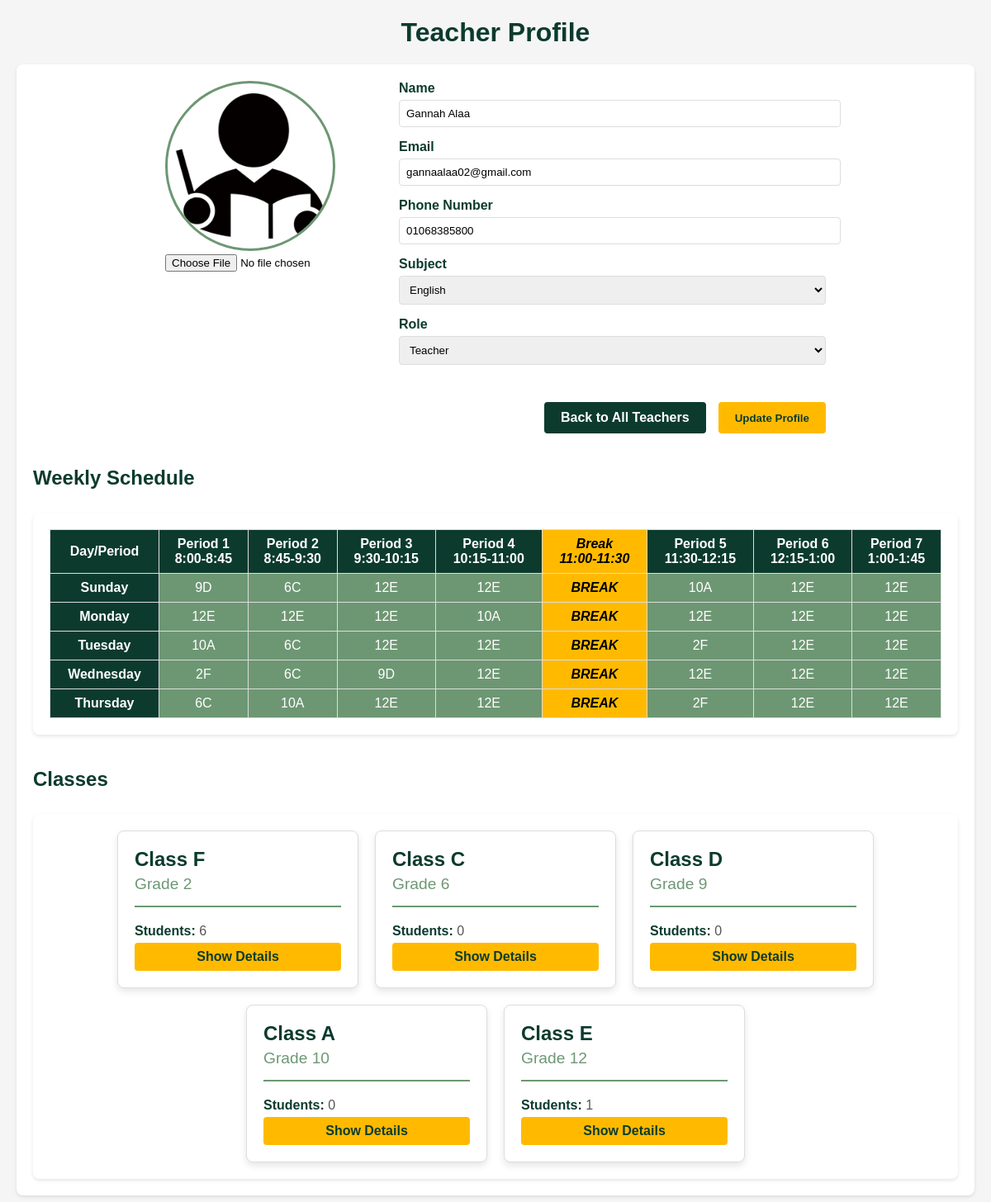
Screenshot of /Admin/TeacherProfile.php?id=1 (signed in) with the database file from the repository.
### tables this page shows
CREATE TABLE `teachers` (
  `TeacherID` int(11) NOT NULL,
  `TeacherName` varchar(255) NOT NULL,
  `TeacherEmail` varchar(255) NOT NULL,
  `TeacherPass` varchar(255) NOT NULL,
  `RoleId` int(11) NOT NULL,
  `TeacherNumber` varchar(255) NOT NULL,
  `TeacherPic` longtext NOT NULL DEFAULT 'teacherpp.png',
  `Subject` int(11) NOT NULL
);

CREATE TABLE `subjects` (
  `SubjectID` int(11) NOT NULL,
  `SubjectName` varchar(255) NOT NULL,
  `Ebooks` longtext DEFAULT NULL
);

CREATE TABLE `roles` (
  `RoleID` int(11) NOT NULL,
  `RoleTitle` varchar(255) NOT NULL
);

CREATE TABLE `class` (
  `ClassID` int(11) NOT NULL,
  `ClassName` varchar(255) NOT NULL
);

### Admin/TeacherProfile.php (the view, shortened to what this page needs)
<?php
include '../connection.php';
$teacherId = mysqli_real_escape_string($connect, $_GET['id']);
$currentAdminId = $_SESSION['AdminID'];
$currentAdminQuery = "SELECT RoleId FROM admins WHERE AdminID = '$currentAdminId'";
$currentAdminResult = mysqli_query($connect, $currentAdminQuery);
$currentAdmin = mysqli_fetch_assoc($currentAdminResult);
$isAdministrator = ($currentAdmin['RoleId'] == 1);
$query = "SELECT t.*, s.SubjectName, r.RoleTitle
          FROM teachers t
          LEFT JOIN subjects s ON t.Subject = s.SubjectID
          LEFT JOIN roles r ON t.RoleId = r.RoleID
          WHERE t.TeacherID = '$teacherId'";
$result = mysqli_query($connect, $query);
$teacher = mysqli_fetch_assoc($result);
$subjectsQuery = "SELECT * FROM subjects ORDER BY SubjectName";
$subjects = mysqli_query($connect, $subjectsQuery);
$rolesQuery = "SELECT * FROM roles WHERE RoleID IN (3, 4)";
$roles = mysqli_query($connect, $rolesQuery);
$scheduleQuery = "SELECT sd.Weekday, sd.PeriodNumber,
                 CONCAT(sch.grade, c.ClassName) AS GradeClass,
                 s.SubjectName
                 FROM s_details sd
                 JOIN schedule sch ON sd.ScheduleID = sch.ScheduleID
                 JOIN class c ON sch.ClassID = c.ClassID
                 JOIN subjects s ON sd.SubjectID = s.SubjectID
                 WHERE sd.TeacherID = '$teacherId'
                 ORDER BY FIELD(sd.Weekday, 'Sunday', 'Monday', 'Tuesday', 'Wednesday', 'Thursday'),
                 sd.PeriodNumber";
$scheduleResult = mysqli_query($connect, $scheduleQuery);
$scheduleData = [];
while ($row = mysqli_fetch_assoc($scheduleResult)) {
    $scheduleData[$row['Weekday']][$row['PeriodNumber']] = [
        'class' => $row['GradeClass'],
        'subject' => $row['SubjectName']
    ];
}
$classesQuery = "SELECT
                c.ClassID,
                c.ClassName,
                sch.grade,
                COUNT(DISTINCT st.StudentID) AS StudentCount
                FROM s_details sd
                JOIN schedule sch ON sd.ScheduleID = sch.ScheduleID
                JOIN class c ON sch.ClassID = c.ClassID
                LEFT JOIN students st ON st.Class = c.ClassID AND st.Grade = sch.grade
                WHERE sd.TeacherID = '$teacherId'
                GROUP BY c.ClassID, c.ClassName, sch.grade
                ORDER BY sch.grade, c.ClassName";
$classesResult = mysqli_query($connect, $classesQuery);
?>
<!DOCTYPE html>
<html lang="en"></html>
<head>
    <link rel="stylesheet" href="css/TeacherProfile.css">
</head>
<body>
    <div class="container">
        <h1>Teacher Profile</h1>
    </div>
    <div class="edit-section">
        <div class="edit-container">
            <form method="post" enctype="multipart/form-data">
                <div class="profile-section">
                    <div class="profile-image-section">
                        <img src="../Media/<?php echo htmlspecialchars($teacher['TeacherPic']); ?>"
                             alt="<?php echo htmlspecialchars($teacher['TeacherName']); ?>"
                             class="profile-image">
                        <?php if ($isAdministrator): ?>
                            <input type="file" name="image" accept="image/*">
                        <?php endif; ?>
                    </div>
                    <div class="profile-info">
                        <div class="info-group">
                            <label for="name">Name</label>
                            <input type="text" id="name" name="name"
                                   value="<?php echo htmlspecialchars($teacher['TeacherName']); ?>"
                                   <?php echo !$isAdministrator ? 'readonly' : ''; ?> required>
                        </div>
                        <div class="info-group">
                            <label for="email">Email</label>
                            <input type="email" id="email" name="email"
                                   value="<?php echo htmlspecialchars($teacher['TeacherEmail']); ?>"
                                   <?php echo !$isAdministrator ? 'readonly' : ''; ?> required>
                        </div>
                        <div class="info-group">
                            <label for="phone">Phone Number</label>
                            <input type="tel" id="phone" name="phone"
                                   value="<?php echo htmlspecialchars($teacher['TeacherNumber']); ?>"
                                   <?php echo !$isAdministrator ? 'readonly' : ''; ?> required>
                        </div>
                        <div class="info-group">
                            <label for="subject">Subject</label>
                            <?php if ($isAdministrator): ?>
                                <select name="subject" id="subject" required>
                                    <?php foreach($subjects as $subject): ?>
                                        <option value="<?php echo $subject['SubjectID']; ?>"
                                                <?php echo ($subject['SubjectID'] == $teacher['Subject']) ? 'selected' : ''; ?>>
                                            <?php echo htmlspecialchars($subject['SubjectName']); ?>
                                        </option>
                                    <?php endforeach; ?>
                                </select>
                            <?php else: ?>
                                <input type="text" value="<?php echo htmlspecialchars($teacher['SubjectName']); ?>" readonly>
                            <?php endif; ?>
                        </div>
                        <div class="info-group">
                            <label for="role">Role</label>
                            <?php if ($isAdministrator): ?>
                                <select name="role" id="role" required>
                                    <?php foreach($roles as $role): ?>
                                        <option value="<?php echo $role['RoleID']; ?>"
                                                <?php echo ($role['RoleID'] == $teacher['RoleId']) ? 'selected' : ''; ?>>
                                            <?php echo htmlspecialchars($role['RoleTitle']); ?>
                                        </option>
                                    <?php endforeach; ?>
                                </select>
                            <?php else: ?>
                                <input type="text" value="<?php echo htmlspecialchars($teacher['RoleTitle']); ?>" readonly>
                            <?php endif; ?>
                        </div>
                    </div>
                </div>
                <div class="buttons">
                    <a href="AllTeachers.php" class="btn back-btn">Back to All Teachers</a>
                    <?php if ($isAdministrator): ?>
                        <button type="submit" name="update" class="btn">Update Profile</button>
                    <?php endif; ?>
                </div>
            </form>
        </div>
        <h2 class="section-title">Weekly Schedule</h2>
        <div class="schedule-container">
            <table class="schedule-table">
                <thead>
                    <tr>
                        <th class="period-header">Day/Period</th>
                        <th class="period-header">Period 1<br>8:00-8:45</th>
                        <th class="period-header">Period 2<br>8:45-9:30</th>
                        <th class="period-header">Period 3<br>9:30-10:15</th>
                        <th class="period-header">Period 4<br>10:15-11:00</th>
                        <th class="break-cell">   Break<br>11:00-11:30</th>
                        <th class="period-header">Period 5<br>11:30-12:15</th>
                        <th class="period-header">Period 6<br>12:15-1:00</th>
                        <th class="period-header">Period 7<br>1:00-1:45</th>
                    </tr>
                </thead>
                <tbody>
                    <?php
                    $days = ['Sunday', 'Monday', 'Tuesday', 'Wednesday', 'Thursday'];
                    foreach ($days as $day) { ?>
                        <tr>
                            <td class="day-header"><?php echo $day ?></td>
                            <?php foreach ([1, 2, 3, 4, 'Break', 5, 6, 7] as $period) {
                                if ($period === 'Break') { ?>
                                    <td class="break-cell">BREAK</td>
                                <?php } else {
                                    $classInfo = $scheduleData[$day][$period] ?? null; ?>
                                    <td class="<?php echo $classInfo ? 'teaching-period' : '' ?>">
                                        <?php if ($classInfo) {
                                            echo htmlspecialchars($classInfo['class']);
                                        } else {
                                            echo 'Free';
                                        } ?>
                                    </td>
                                <?php }
                            } ?>
                        </tr>
                    <?php } ?>
                </tbody>
            </table>
        </div>
        <h2 class="section-title">Classes</h2>
        <div class="classes-container">
            <?php while ($class = mysqli_fetch_assoc($classesResult)) { ?>
                <div class="class-card">
                    <div class="class-header">
                        <h3 class="class-name">Class <?php echo htmlspecialchars($class['ClassName']) ?></h3>
                        <p class="class-grade">Grade <?php echo htmlspecialchars($class['grade']) ?></p>
                    </div>
                    <div class="class-details">
                        <p class="class-detail">
                            <span class="detail-label">Students:</span>
                            <?php echo htmlspecialchars($class['StudentCount']) ?>
                        </p>
                    </div>
                    <a href="ClassDetails.php?Class=<?php echo $class['ClassID'] ?>&Grade=<?php echo $class['grade'] ?>"
                       class="show-details">
                       Show Details
                    </a>
                </div>
            <?php } ?>
        </div>
    </div>
</body>
</html>

### Admin/CSS/TeacherProfile.css (style rules this page uses)
:root { --primary-color: #0c3b2e; --secondary-color: #6d9773; --accent-color: #ffba00; --background-color: #f5f5f5; --text-color: #0c3b2e; --text-light: #6d9773; --white: #ffffff; --border-color: #ddd; --shadow-color: rgba(0,0,0,0.1); }
body { font-family: Arial, sans-serif; margin: 20px; background-color: var(--background-color); }
h1, h2 { color: var(--primary-color); }
h1 { text-align: center; margin-bottom: 20px; }
h2 { padding-bottom: 8px; margin-top: 40px; }
.schedule-container { background: var(--white); padding: 20px; border-radius: 8px; box-shadow: 0 2px 4px var(--shadow-color); margin-bottom: 30px; }
.schedule-table { width: 100%; border-collapse: collapse; }
.schedule-table th, .schedule-table td { border: 1px solid var(--border-color); padding: 8px; text-align: center; }
.period-header { background-color: var(--primary-color); color: var(--white); font-weight: bold; }
.day-header { background-color: var(--primary-color); color: var(--white); font-weight: bold; }
.teaching-period { background-color: var(--secondary-color); color: var(--white); }
.break-cell { background-color: var(--accent-color); font-style: italic; font-weight: bold; }
.classes-container { display: flex; flex-wrap: wrap; gap: 20px; justify-content: center; background: var(--white); padding: 20px; border-radius: 8px; box-shadow: 0 2px 4px var(--shadow-color); }
.class-card { background-color: var(--white); border-radius: 8px; box-shadow: 0 4px 8px var(--shadow-color); width: 250px; padding: 20px; display: flex; flex-direction: column; border: 1px solid var(--border-color); transition: transform 0.3s ease, box-shadow 0.3s ease; }
.class-header { border-bottom: 2px solid var(--secondary-color); padding-bottom: 10px; margin-bottom: 15px; }
.class-name { font-size: 1.5em; color: var(--primary-color); margin: 0; }
.class-grade { font-size: 1.2em; color: var(--secondary-color); margin: 5px 0; }
.class-detail { margin: 5px 0; color: #555; }
.detail-label { font-weight: bold; color: var(--primary-color); }
.show-details { margin-top: auto; padding: 8px 0; text-align: center; background-color: var(--accent-color); color: var(--primary-color); text-decoration: none; border-radius: 4px; font-weight: bold; transition: background-color 0.3s; }
.edit-section { background: var(--white); padding: 20px; border-radius: 8px; box-shadow: 0 2px 4px var(--shadow-color); margin-bottom: 30px; }
.edit-container { max-width: 800px; margin: 0 auto; }
.profile-section { display: flex; gap: 30px; margin-bottom: 30px; }
.profile-image-section { flex: 0 0 200px; }
.profile-image { width: 200px; height: 200px; border-radius: 50%; object-fit: cover; border: 3px solid var(--secondary-color); }
.profile-info { flex: 1; }
.info-group { margin-bottom: 15px; }
.info-group label { display: block; color: var(--primary-color); margin-bottom: 5px; font-weight: bold; }
.info-group input, .info-group select { width: 100%; padding: 8px; border: 1px solid var(--border-color); border-radius: 4px; }
.buttons { display: flex; gap: 15px; justify-content: flex-end; margin-top: 20px; }
.btn { padding: 10px 20px; border-radius: 4px; font-weight: bold; text-decoration: none; transition: background-color 0.3s; border: none; cursor: pointer; }
.back-btn { background-color: var(--primary-color); color: var(--white); }
button[type="submit"] { background-color: var(--accent-color); color: var(--primary-color); }

### rows the page displays
teachers: TeacherPic (picture), name "Gannah Alaa", email "gannaalaa02@gmail.com", phone "01068385800", subject "English", role "Teacher"
class: ClassName "F", grade "2", StudentCount "6"
class: ClassName "C", grade "6", StudentCount "0"
class: ClassName "D", grade "9", StudentCount "0"
class: ClassName "A", grade "10", StudentCount "0"
class: ClassName "E", grade "12", StudentCount "1"

### other values shown
$day "Sunday"
$classInfo['class'] "9D"
$classInfo['class'] "6C"
$classInfo['class'] "12E"
$classInfo['class'] "10A"
$day "Monday"
$day "Tuesday"
$classInfo['class'] "2F"
$day "Wednesday"
$day "Thursday"
